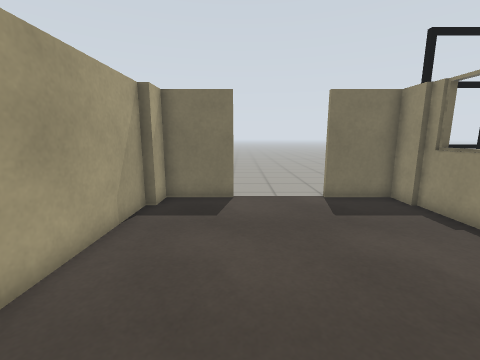
view 1 (above)

22 first-person views from a walk through a world built for the Gazebo simulator. The camera is 1.2 m above the floor, tilts 10° down and sees 90° across. The floor is counted in squares, 0.5 m on a side. Each view is taken from the middle of a square. On the plan, view 1 faces up. The plan holds only what a view shows up to about 16 squares ahead; the rest is blank. The place goes on beyond the plan.

view 2
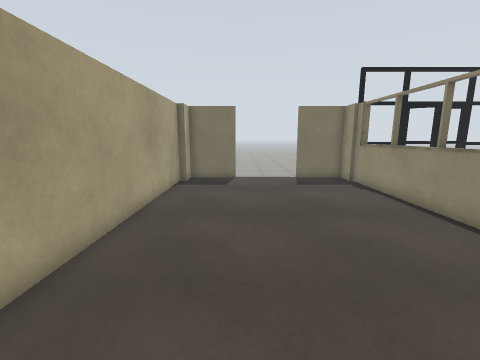

view 3
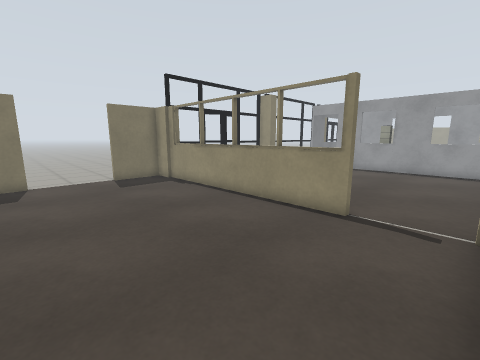

view 4
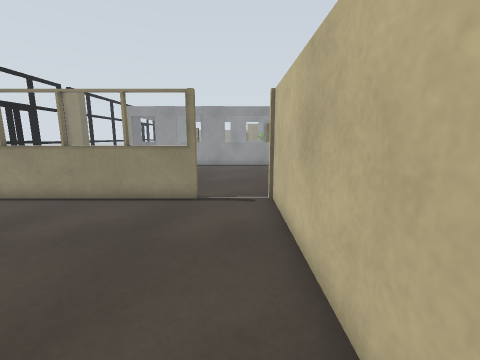

view 5
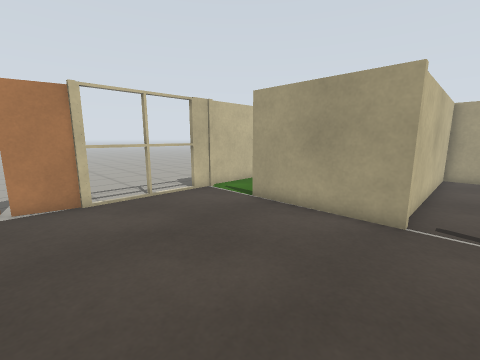

view 6
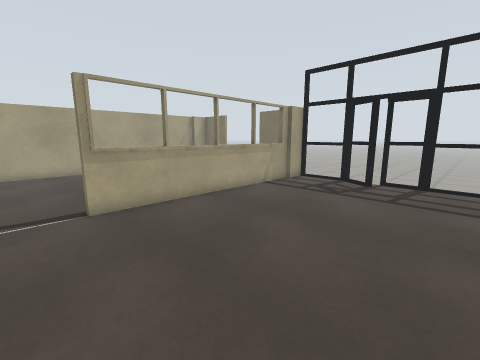

view 7
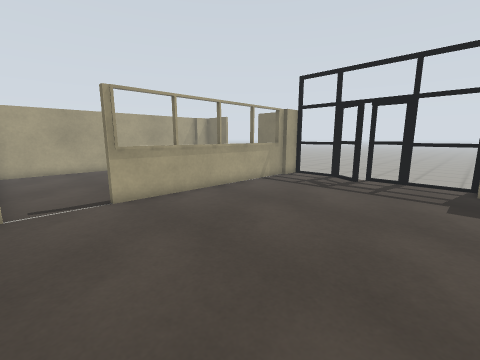

view 8
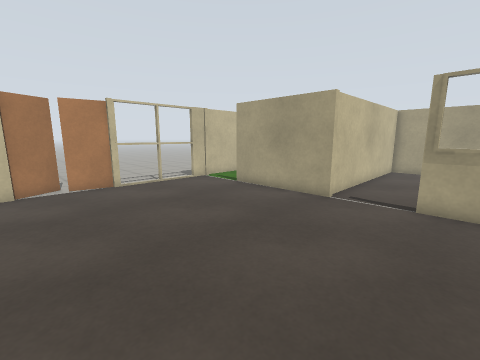

view 9
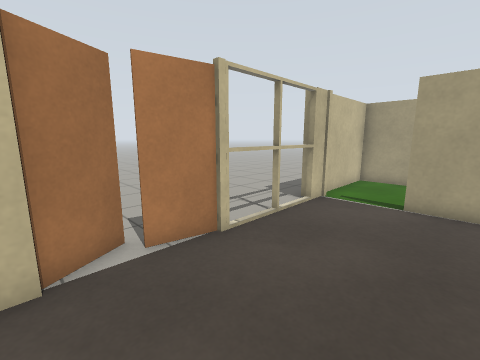

view 10
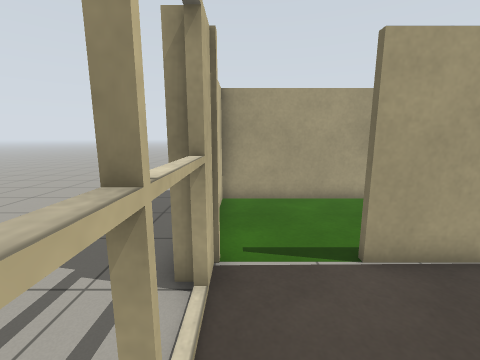

view 11
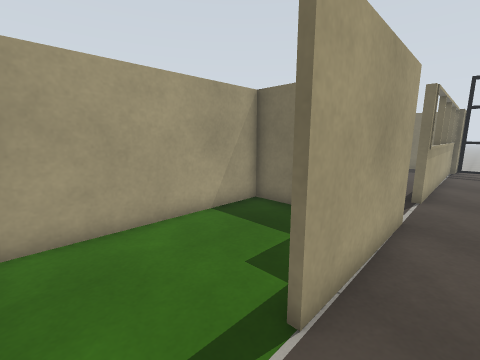

view 12
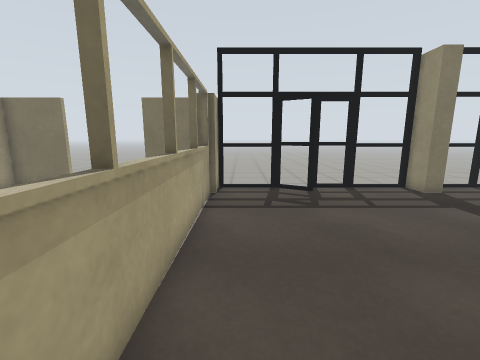

view 13
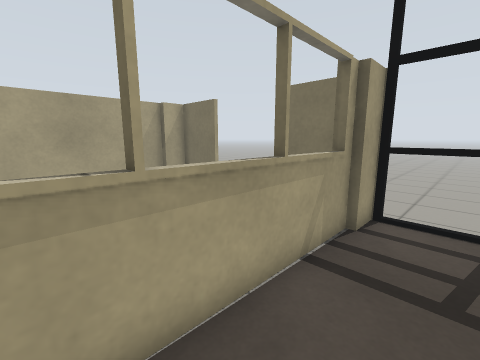

view 14
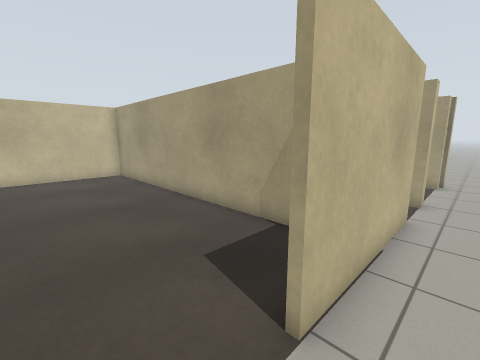

view 15
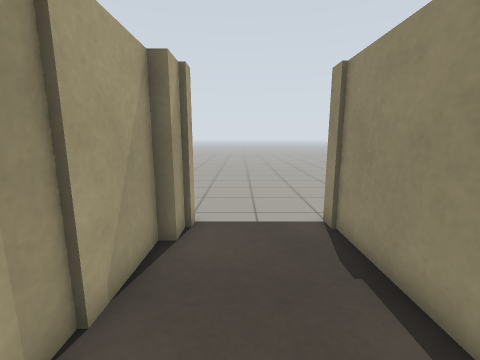

view 16
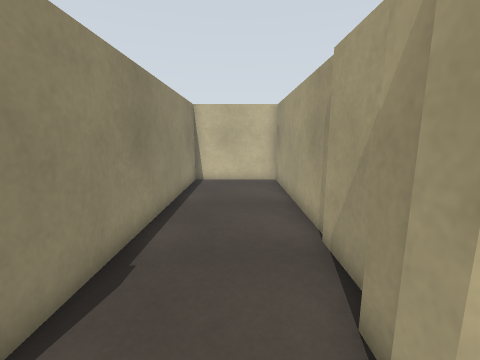

view 17
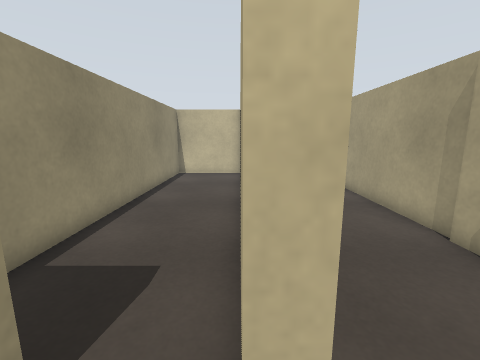

view 18
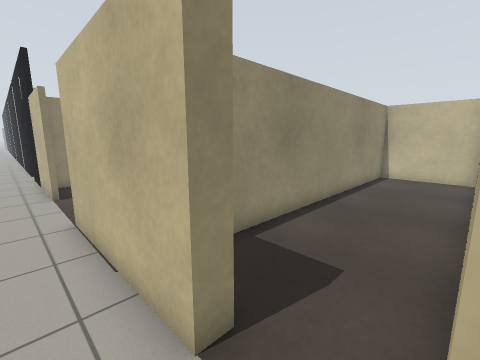

view 19
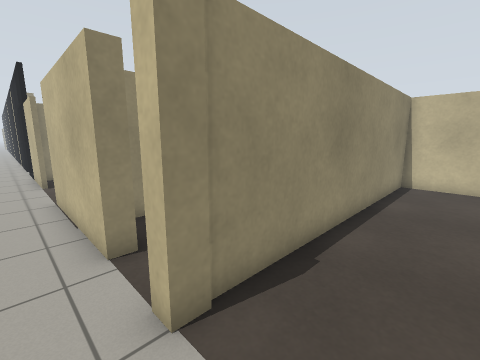

view 20
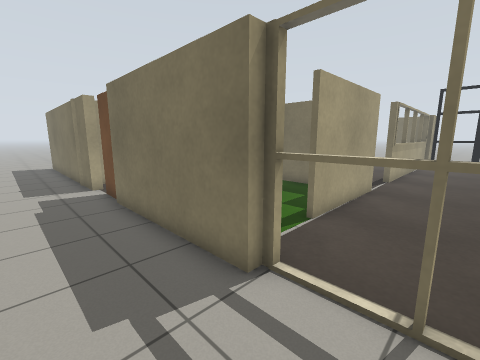

view 21
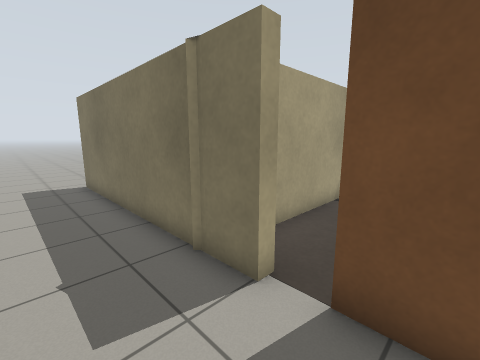

view 22
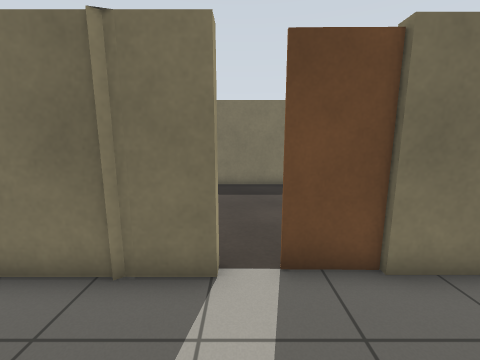

### Floor plan
Key: @ floor where view 1 was taken; # wall or solid block; x gap in a wall; . floor; = window, fence, low wall or low ledge; T thing the floor can be seen under or through.
Columns run from 15 left of view 1 to 16 right of it. Each row starts with its distance up from view 1.
 11 ................................
 10 ............###....###TTT..#xTTT
  9   #....#.####........##..=#....T
  8   #....#...#.........#..........
  7   #....#...#.........=..........
  6   #....#...#.........=..........
  5   #....#...#.........=..........
  4   #....#...#.........=..........
  3   #....#...#.........=..........
  2   #....#...#.........=..........
  1   #....#...#.........=..........
  0   #....#...#...@.....=..........
 -1   #....#...#.........=..........
 -2   #....#...#.........#..........
 -3   ######...#....................
 -4        #...#....................
 -5        #...#....................
 -6        ###############..........
 -7            #....#....#..........
 -8            #....#....#..........
 -9            #....#....#..........
-10            #... #....#..........
-11            #... #...............
-12            #... #...............
-13            #... #...............
-14 ..###########.#######TTTTTTx#x##
-15 ...........................  .
-16 ........................... ..
-17 ........................... ..
-18              .    ............

Positions as (right, up) in squares from view 1, and headings:
1: (0, 0), facing up
2: (0, -5), facing up
3: (-1, -5), facing up-right
4: (-3, -4), facing right
5: (14, -4), facing down-left
6: (15, -4), facing up-left
7: (16, -5), facing up-left
8: (16, -1), facing down-left
9: (16, -9), facing down-left
10: (11, -13), facing left
11: (8, -13), facing up-left
12: (8, -2), facing up
13: (9, 2), facing up-left
14: (2, 11), facing down-left
15: (-11, 3), facing up
16: (-11, 11), facing down
17: (-8, 11), facing down
18: (-8, 11), facing down-right
19: (-11, 11), facing down-right
20: (10, -17), facing up-left
21: (0, -17), facing up-left
22: (-2, -18), facing up
